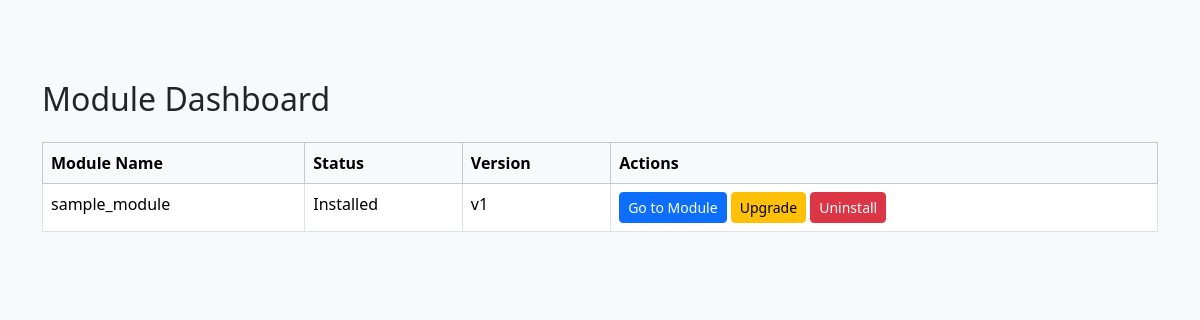
The page / on the database its author committed.
### modular_engine/models.py (models this page shows, shortened)
class ModuleRegistry(models.Model):
    name = models.CharField(max_length=100, unique=True)
    is_installed = models.BooleanField(default=False)
    version = models.PositiveIntegerField(default=1)  # optional for upgrades

### modular_engine/views.py (the view)
# urls.py: path('', views.module_dashboard, name='home'),
def home(request):
    modules = ModuleRegistry.objects.all()
    return render(request, 'dashboard.html', {'modules': modules})

### templates/dashboard.html (shortened to what this page needs)
{% extends "base.html" %}
{% block content %}
<h2 class="mb-4">Module Dashboard</h2>
<table class="table table-bordered table-hover">
  <thead class="table-light">
    <tr>
      <th>Module Name</th>
      <th>Status</th>
      <th>Version</th>
      <th>Actions</th>
    </tr>
  </thead>
  <tbody>
    {% for module in modules %}
      <tr>
        <td>{{ module.name }}</td>
        <td>{{ module.is_installed|yesno:"Installed,Not Installed" }}</td>
        <td>v{{ module.version }}</td>
        <td>
          {% if module.is_installed %}
            <a href="/sample-module/" class="btn btn-sm btn-primary">Go to Module</a>
          {% endif %}
          {% if not module.is_installed %}
            <a href="{% url 'install_module' module.name %}" class="btn btn-sm btn-success">Install</a>
          {% else %}
            {% if module.version == 1 %}
              <a href="{% url 'upgrade_module' module.name %}" class="btn btn-sm btn-warning">Upgrade</a>
            {% elif module.version > 1 %}
              <a href="{% url 'downgrade_module' module.name %}" class="btn btn-sm btn-outline-warning">Downgrade</a>
            {% endif %}
            <a href="{% url 'uninstall_module' module.name %}" class="btn btn-sm btn-danger">Uninstall</a>
          {% endif %}
        </td>
      </tr>
    {% endfor %}
  </tbody>
</table>
{% endblock %}

### rows shown on the page
ModuleRegistry: name "sample_module", is_installed "Installed", version "1", shows "Go to Module", shows "Upgrade", shows "Uninstall"
